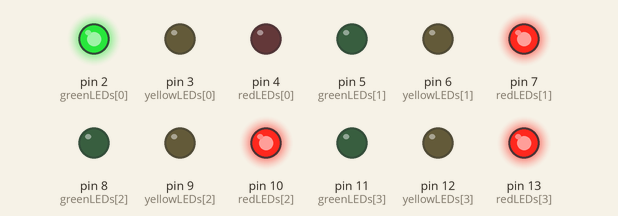
Recording of a sketch running on a simulated Arduino Uno, built with avr-gcc and run on an emulated ATmega328P. On the bench: output pins drawn as LEDs (lit = HIGH).

Above: at 0.1 s.
At 5.1 s:
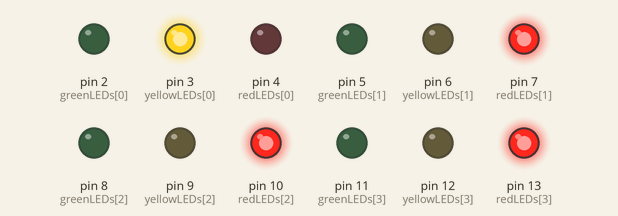
At 12.1 s:
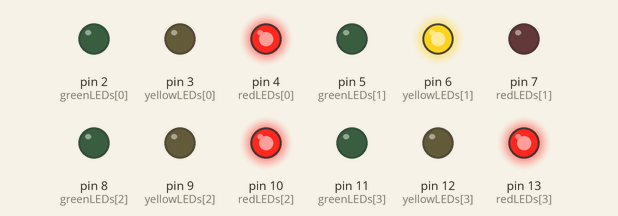
At 19.1 s:
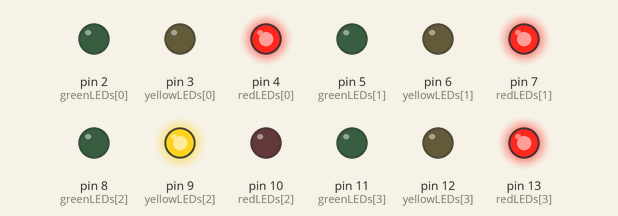
At 26.1 s:
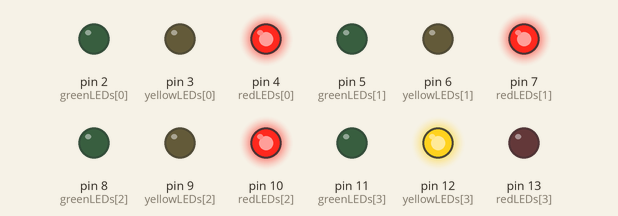
At 35.1 s:
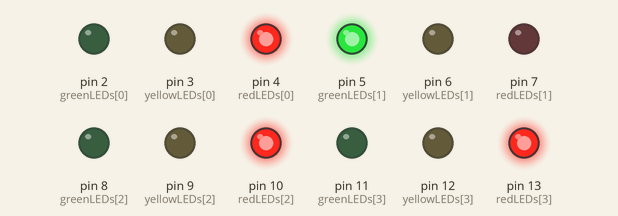
Timing chart, 0 to 36.6 s (numbered marks = the images above):
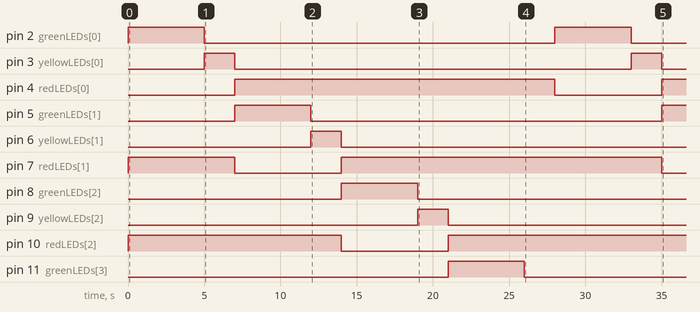

The sketch:

traffic_light.ino
```cpp
// Pin definitions for 4 sets of traffic lights
const int greenLEDs[4]  = {2, 5, 8, 11};
const int yellowLEDs[4] = {3, 6, 9, 12};
const int redLEDs[4]    = {4, 7, 10, 13};

// Timing in milliseconds
const int greenTime  = 5000; // 5 seconds
const int yellowTime = 2000; // 2 seconds

void setup() {
  // Initialize all LEDs as outputs
  for (int i = 0; i < 4; i++) {
    pinMode(greenLEDs[i], OUTPUT);
    pinMode(yellowLEDs[i], OUTPUT);
    pinMode(redLEDs[i], OUTPUT);
  }

  // Initially, all reds ON
  for (int i = 0; i < 4; i++) {
    digitalWrite(redLEDs[i], HIGH);
    digitalWrite(greenLEDs[i], LOW);
    digitalWrite(yellowLEDs[i], LOW);
  }
}

void loop() {
  for (int i = 0; i < 4; i++) {
    // Turn current set GREEN
    digitalWrite(greenLEDs[i], HIGH);
    digitalWrite(redLEDs[i], LOW);
    delay(greenTime);

    // Turn current set YELLOW
    digitalWrite(greenLEDs[i], LOW);
    digitalWrite(yellowLEDs[i], HIGH);
    delay(yellowTime);

    // Turn current set RED
    digitalWrite(yellowLEDs[i], LOW);
    digitalWrite(redLEDs[i], HIGH);
  }
}
```

Measured:
- by itself, pin 2 (greenLEDs[0]): alternates HIGH for 5.0 s and LOW for 23.0 s
- by itself, pin 3 (yellowLEDs[0]): alternates HIGH for 2.0 s and LOW for 26.0 s
- by itself, pin 4 (redLEDs[0]): LOW → HIGH at 7.0 s, → LOW 21.0 s later, → HIGH 7.0 s later
- by itself, pin 5 (greenLEDs[1]): LOW → HIGH at 7.0 s, → LOW 5.0 s later, → HIGH 23.0 s later
- by itself, pin 6 (yellowLEDs[1]): LOW → HIGH at 12.0 s, → LOW 2.0 s later
- by itself, pin 7 (redLEDs[1]): HIGH → LOW at 7.0 s, → HIGH 7.0 s later, → LOW 21.0 s later
- by itself, pin 8 (greenLEDs[2]): LOW → HIGH at 14.0 s, → LOW 5.0 s later
- by itself, pin 9 (yellowLEDs[2]): LOW → HIGH at 19.0 s, → LOW 2.0 s later
